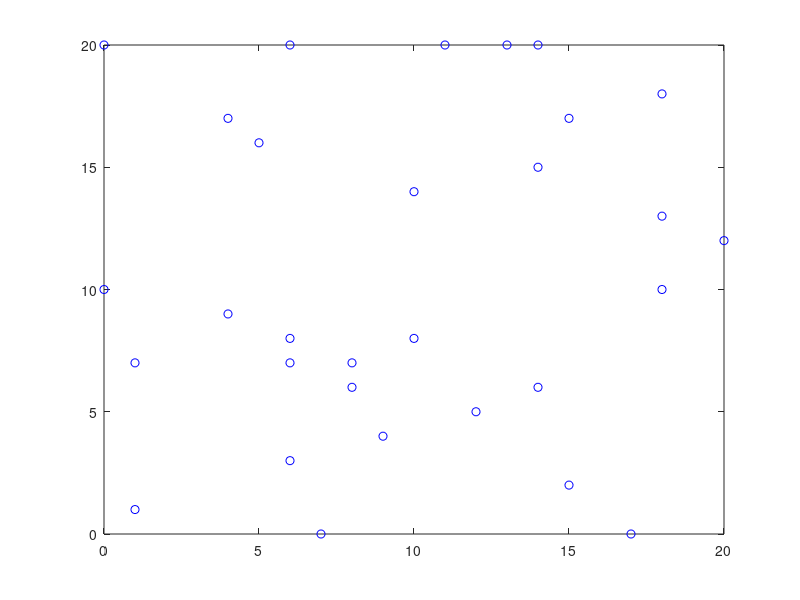

MATLAB code to generate this figure: (Note: this script raises an error after producing the figure.)
cities = 30;%????????? ????
locations = zeros(cities,2);
mas = zeros(cities,2);
x=cell(1,1);
 for n = 1: cities
     locations(n,1) = randi([0 20],1,1);
     mas(1,n) = locations(n,1);
     locations(n,2) = randi([0 20],1,1);
      
 end
x{1}=mas(1,:);
plot(locations(:,1),locations(:,2),'bo')
distances = zeros(cities);
for count1=1:cities,%??????????? ???????? ??? ???????
    for count2=1:count1,
        x1 = locations(count1,1);
        y1 = locations(count1,2);
        x2 = locations(count2,1);
        y2 = locations(count2,2);
        distances(count1,count2)=sqrt((x1-x2)^2+(y1-y2)^2);
        distances(count2,count1)=distances(count1,count2);
    end;
end;
 
FitnessFcn = @(x) traveling_fitness(x,distances);
my_plot = @(options,state,flag) traveling_s_plot(options, ...
    state,flag,locations);
timeBegin = clock;
 
options = gaoptimset('CreationFcn',@create_permutations, ...
    'CrossoverFcn',@crossover_pmx, ...
    'MutationFcn',@single_point_invert, ...
    'PlotFcn', my_plot, ...
    'Generations',500,'PopulationSize',100);
 

[x,fval,reason,output] = ga(FitnessFcn,cities,options)
timeEnd = clock;
time=timeEnd - timeBegin %??????????? ???? ?????? ???????????

 displayEndOfDemoMessage(mfilename)
